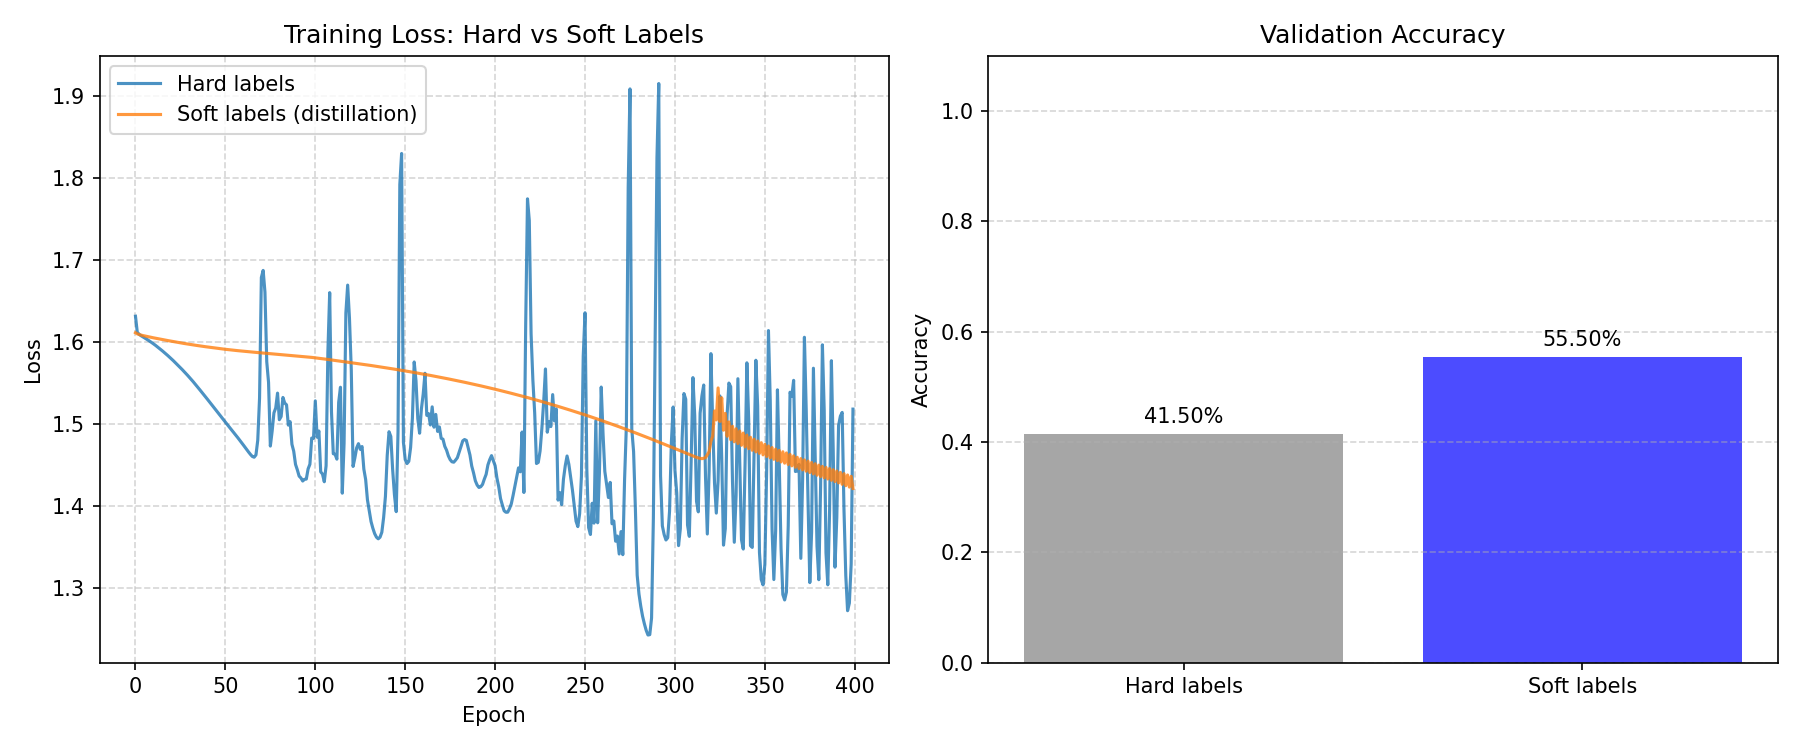

The script that saved this image:
"""
Phase 105: Tiny ML & Edge Deployment
NumPy simulation of knowledge distillation.
A large "teacher" model's soft targets train a small "student."
Compare student trained on hard vs soft labels.
"""

import numpy as np
import matplotlib
matplotlib.use("Agg")
import matplotlib.pyplot as plt
import os

np.random.seed(105)


def softmax(logits, temperature=1.0):
    """Softmax with temperature scaling."""
    exps = np.exp((logits - np.max(logits, axis=1, keepdims=True)) / temperature)
    return exps / np.sum(exps, axis=1, keepdims=True)


def generate_data(n_samples, true_W, n_features=20, n_classes=5):
    """Generate synthetic classification data."""
    X = np.random.randn(n_samples, n_features)
    logits = X @ true_W + np.random.normal(0, 1.0, size=(n_samples, n_classes))
    y = np.argmax(logits, axis=1)
    return X, y


def train_mlp(X, y, n_classes, hidden_dim, epochs, lr):
    """Train a 2-layer MLP with NumPy. Returns a predict function and the output probabilities on X."""
    n_features = X.shape[1]
    W1 = np.random.randn(n_features, hidden_dim) * 0.1
    b1 = np.zeros(hidden_dim)
    W2 = np.random.randn(hidden_dim, n_classes) * 0.1
    b2 = np.zeros(n_classes)
    one_hot = np.zeros((len(y), n_classes))
    one_hot[np.arange(len(y)), y] = 1.0

    for _ in range(epochs):
        h = np.maximum(0, X @ W1 + b1)
        logits = h @ W2 + b2
        probs = softmax(logits, temperature=1.0)

        d_logits = (probs - one_hot) / len(y)
        dW2 = h.T @ d_logits
        db2 = np.sum(d_logits, axis=0)
        dh = d_logits @ W2.T
        dh[h <= 0] = 0
        dW1 = X.T @ dh
        db1 = np.sum(dh, axis=0)

        W1 -= lr * dW1
        b1 -= lr * db1
        W2 -= lr * dW2
        b2 -= lr * db2

    def predict(X_):
        h = np.maximum(0, X_ @ W1 + b1)
        logits = h @ W2 + b2
        return np.argmax(logits, axis=1), logits

    return predict


def train_student(X_train, y_train, teacher_logits, n_classes=5, hidden_dim=8, epochs=400, lr=0.05, use_soft=False, temperature=4.0, alpha=0.7):
    """Train a small 2-layer student."""
    n_features = X_train.shape[1]
    W1 = np.random.randn(n_features, hidden_dim) * 0.1
    b1 = np.zeros(hidden_dim)
    W2 = np.random.randn(hidden_dim, n_classes) * 0.1
    b2 = np.zeros(n_classes)

    losses = []
    one_hot = np.zeros((len(y_train), n_classes))
    one_hot[np.arange(len(y_train)), y_train] = 1.0

    for _ in range(epochs):
        h = np.maximum(0, X_train @ W1 + b1)
        logits = h @ W2 + b2
        probs = softmax(logits, temperature=1.0)

        # Hard label cross-entropy
        loss_hard = -np.mean(np.sum(one_hot * np.log(probs + 1e-8), axis=1))

        if use_soft:
            # Distillation cross-entropy at temperature
            teacher_soft = softmax(teacher_logits, temperature=temperature)
            student_soft = softmax(logits, temperature=temperature)
            loss_soft = -np.mean(np.sum(teacher_soft * np.log(student_soft + 1e-8), axis=1))
            loss = alpha * loss_soft + (1 - alpha) * loss_hard
        else:
            loss = loss_hard

        losses.append(loss)

        # Backprop
        if use_soft:
            # Gradient of soft CE w.r.t. student logits at temperature T is (q - p) / T
            d_logits_soft = (student_soft - teacher_soft) / temperature
            d_logits_hard = (probs - one_hot)
            d_logits = alpha * d_logits_soft + (1 - alpha) * d_logits_hard
        else:
            d_logits = (probs - one_hot)

        dW2 = h.T @ d_logits / len(y_train)
        db2 = np.mean(d_logits, axis=0)
        dh = d_logits @ W2.T
        dh[h <= 0] = 0
        dW1 = X_train.T @ dh / len(y_train)
        db1 = np.sum(dh, axis=0)

        W1 -= lr * dW1
        b1 -= lr * db1
        W2 -= lr * dW2
        b2 -= lr * db2

    def predict(X):
        h = np.maximum(0, X @ W1 + b1)
        logits = h @ W2 + b2
        return np.argmax(logits, axis=1)

    return predict, losses


def simulate_tiny_ml(output_dir="."):
    n_train = 800
    n_val = 200
    n_features = 20
    n_classes = 5

    true_W = np.random.randn(n_features, n_classes)
    X_train, y_train = generate_data(n_train, true_W, n_features, n_classes)
    X_val, y_val = generate_data(n_val, true_W, n_features, n_classes)

    # Train a large teacher model
    teacher_predict = train_mlp(X_train, y_train, n_classes, hidden_dim=128, epochs=500, lr=0.1)
    _, teacher_logits = teacher_predict(X_train)

    # Train student on hard labels
    pred_hard, loss_hard = train_student(X_train, y_train, teacher_logits, n_classes=n_classes, hidden_dim=8, use_soft=False)
    acc_hard = np.mean(pred_hard(X_val) == y_val)

    # Train student on soft labels (distillation)
    pred_soft, loss_soft = train_student(X_train, y_train, teacher_logits, n_classes=n_classes, hidden_dim=8, use_soft=True, temperature=4.0, alpha=0.7)
    acc_soft = np.mean(pred_soft(X_val) == y_val)

    fig, axes = plt.subplots(1, 2, figsize=(12, 5))

    ax = axes[0]
    ax.plot(loss_hard, label="Hard labels", alpha=0.8)
    ax.plot(loss_soft, label="Soft labels (distillation)", alpha=0.8)
    ax.set_title("Training Loss: Hard vs Soft Labels")
    ax.set_xlabel("Epoch")
    ax.set_ylabel("Loss")
    ax.legend()
    ax.grid(True, linestyle="--", alpha=0.5)

    ax = axes[1]
    methods = ["Hard labels", "Soft labels"]
    accs = [acc_hard, acc_soft]
    colors = ["gray", "blue"]
    ax.bar(methods, accs, color=colors, alpha=0.7)
    ax.set_ylim(0, 1.1)
    ax.set_title("Validation Accuracy")
    ax.set_ylabel("Accuracy")
    for i, v in enumerate(accs):
        ax.text(i, v + 0.02, f"{v:.2%}", ha="center")
    ax.grid(True, linestyle="--", alpha=0.5, axis="y")

    plt.tight_layout()
    out_path = os.path.join(output_dir, "phase105_tiny_ml.png")
    plt.savefig(out_path, dpi=150)
    plt.close()
    print(f"Saved plot to {out_path}")

    teacher_train_preds, _ = teacher_predict(X_train)
    teacher_train_acc = np.mean(teacher_train_preds == y_train)
    teacher_val_preds, _ = teacher_predict(X_val)
    teacher_val_acc = np.mean(teacher_val_preds == y_val)
    print(f"\nResults:")
    print(f"  Student (hard labels):   {acc_hard:.2%}")
    print(f"  Student (soft labels):   {acc_soft:.2%}")
    print(f"  Teacher (train accuracy): {teacher_train_acc:.2%}")
    print(f"  Teacher (val accuracy):   {teacher_val_acc:.2%}")


if __name__ == "__main__":
    script_dir = os.path.dirname(os.path.abspath(__file__))
    simulate_tiny_ml(output_dir=script_dir)
